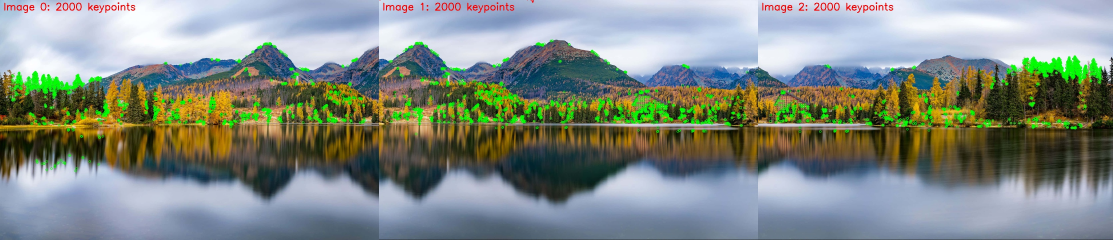
#> input picture images_pan/keypoints_combined.jpg, 3338 x 720 px (shown at 1/3 size)
$ python panaroma_creation.py --input_path images_pan --output_path out
#> lines starting #> are read from the running program, lines starting #| are printed output that depends on the picture
"""
a. Extract Key Points (1 Mark)
    1) Detect key points in overlapping images.
b. Image Stitching (2 Marks)
    1) Use the extracted key points to align and stitch the images into a single panorama.
    2) Provide the final panorama image as output.
"""

import cv2
import numpy as np
import glob
import argparse
import os

def load_images(image_folder):
    """
    Load images of common formats
    """
    # Create patterns for common image formats
    image_extensions = ["*.png", "*.jpg", "*.jpeg", "*.bmp", "*.tiff"]
    image_paths = []

    # Gather all images with supported extensions
    for extension in image_extensions:
        image_paths.extend(glob.glob(f"{image_folder}/{extension}"))

    image_paths = sorted(image_paths)

    images = []
    for path in image_paths:
        img = cv2.imread(path)
        if img is not None:
            images.append(img)
            print(f"Loaded image: {path}")
        else:
            print(f"Warning: Unable to load image at {path}")

    return images

def display_keypoints(images, output_path):
    """
    Detects and displays keypoints for all images side by side.
    """
    orb = cv2.ORB_create(nfeatures=2000)
    keypoint_images = []

    for idx, img in enumerate(images):
        gray = cv2.cvtColor(img, cv2.COLOR_BGR2GRAY)
        kp, des = orb.detectAndCompute(gray, None)
        print(f"Image {idx}: {len(kp)} keypoints detected")

        # Draw keypoints on the image
        img_kp = cv2.drawKeypoints(img, kp, None, color=(0, 255, 0), flags=0)

        # Add a label to the image
        cv2.putText(img_kp, f"Image {idx}: {len(kp)} keypoints", (10, 30), cv2.FONT_HERSHEY_SIMPLEX, 1, (0, 0, 255), 2)
        keypoint_images.append(img_kp)

    # Resize images to the same height
    max_height = max(img.shape[0] for img in keypoint_images)
    resized_images = []

    for img in keypoint_images:
        if img.shape[0] != max_height:
            aspect_ratio = img.shape[1] / img.shape[0]
            new_width = int(max_height * aspect_ratio)
            resized_img = cv2.resize(img, (new_width, max_height))
            resized_images.append(resized_img)
        else:
            resized_images.append(img)

    # Concatenate images horizontally
    if resized_images:
        combined_image = np.hstack(resized_images)
        # cv2.imshow("All Keypoints", combined_image)
        # cv2.waitKey(0)
        # cv2.destroyAllWindows()
        output_path = os.path.join(output_path, "keypoints_combined.jpg")
        cv2.imwrite(output_path, combined_image)
        print(f"Combined keypoints image saved as '{output_path}'")

def stitch_images(images):
    """
    Stitches multiple images into a panorama using OpenCV's built-in Stitcher (SCANS mode).
    """
    stitcher = cv2.Stitcher_create(cv2.Stitcher_SCANS)
    status, panorama = stitcher.stitch(images)
    return panorama

def main():
    parser = argparse.ArgumentParser(description="Create a panorama from overlapping images.")
    parser.add_argument("--input_path", required=True, help="Path to the folder containing input images.")
    parser.add_argument("--output_path", required=True, help="Path to the folder where the panorama will be saved.")
    args = parser.parse_args()

    image_folder = args.input_path
    output_path = args.output_path

    # Create the output directory if it doesn't exist
    if not os.path.exists(output_path):
        os.makedirs(output_path)

    images = load_images(image_folder)
#> in load_images, img is the input picture: shape (720, 3338, 3); mean B, G, R 132.5, 139.7, 130.2
#> images = 2 items
    if len(images) < 2:
        print("Need at least two overlapping images to create a panorama.")
        return

    print(f"Loaded {len(images)} images")
#| Loaded 2 images

    display_keypoints(images, output_path)
#> the loop in display_keypoints, `for idx, img in enumerate(images):` made 2 passes
#| Image 0: 2000 keypoints detected
#| Image 1: 2000 keypoints detected
#> pass 1, in display_keypoints, `gray = cv2.cvtColor(img, cv2.COLOR_BGR2GRAY)`:
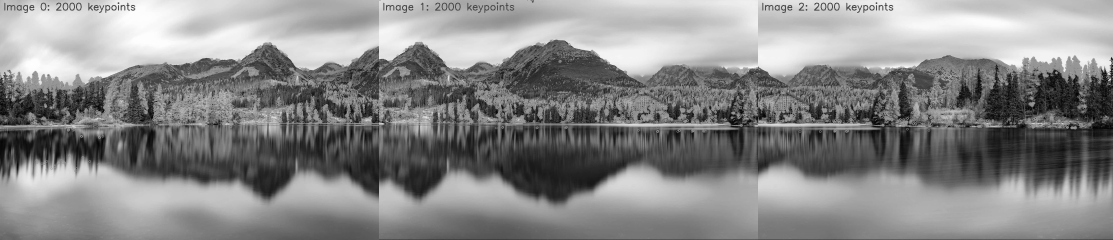
#> gray: shape (720, 3338) (shown at 1/3 size); min 0, max 255, mean 136
#> pass 2, in display_keypoints, `gray = cv2.cvtColor(img, cv2.COLOR_BGR2GRAY)`:
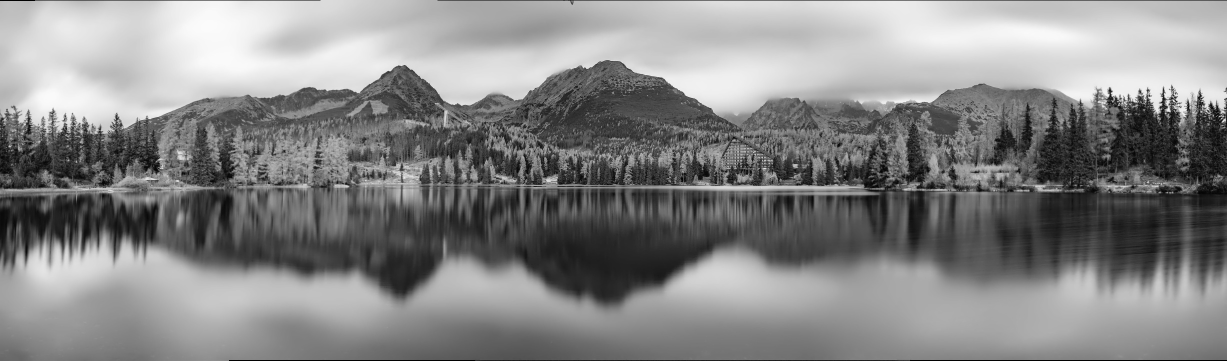
#> gray: shape (721, 2453) (shown at 1/2 size); min 0, max 252, mean 134.4
#> after the loop in display_keypoints, `for idx, img in enumerate(images):`:
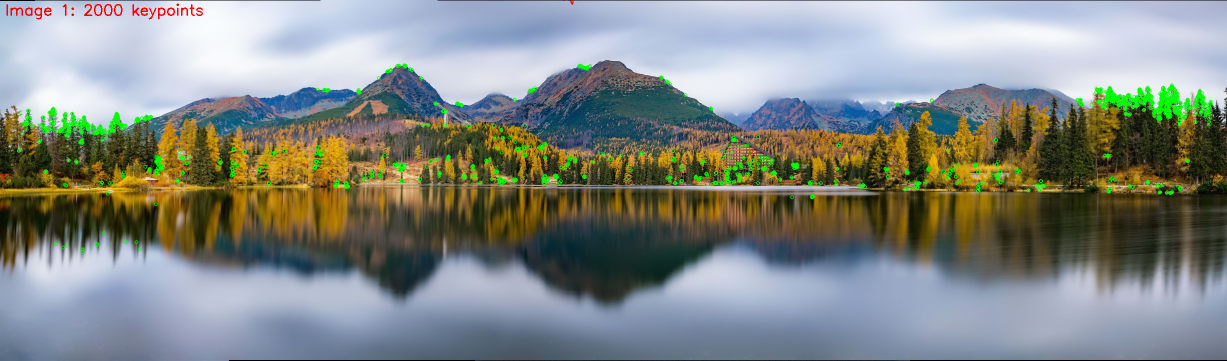
#> img_kp: shape (721, 2453, 3) (shown at 1/2 size); mean B, G, R 131.6, 137, 131.2
#> in display_keypoints, `max_height = max(img.shape[0] for img in keypoint_images)`: max_height = 721
#> the loop in display_keypoints, `for img in keypoint_images:` made 2 passes
#> (aspect_ratio, new_width) on pass 1: (4.64, 3342)
#> pass 1, in display_keypoints, `resized_img = cv2.resize(img, (new_width, max_height))`:
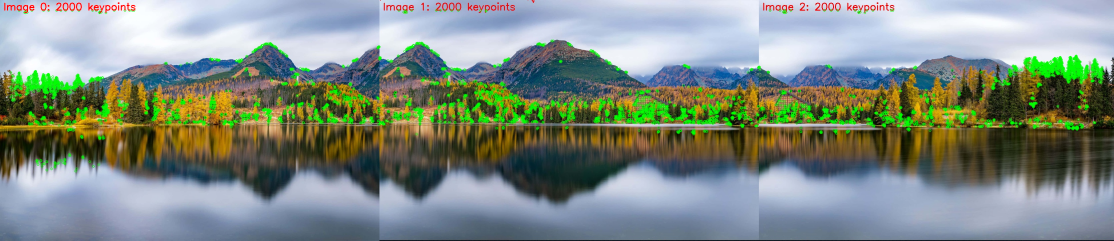
#> resized_img: shape (721, 3342, 3) (shown at 1/3 size); mean B, G, R 131.9, 140.9, 129.3
#> after the loop in display_keypoints, `for img in keypoint_images:`: resized_images = 2 items
#> in display_keypoints, `combined_image = np.hstack(resized_images)`:
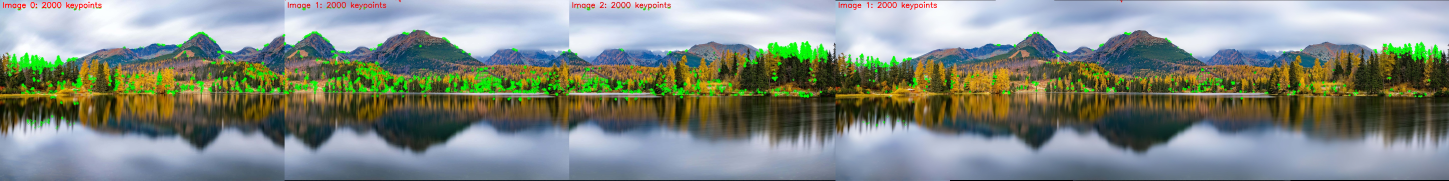
#> combined_image: shape (721, 5795, 3) (shown at 1/4 size); mean of channels 0, 1, 2 131.8, 139.3, 130.1; drawn as B, G, R

    # Try different image resizing to help with stitching
    resized_images = []
    for img in images:
        # Resize images if they are very large
        width = int(img.shape[1] * 0.75)
        height = int(img.shape[0] * 0.75)
        resized_img = cv2.resize(img, (width, height))
        resized_images.append(resized_img)
#> this loop made 2 passes
#> (width, height) on passes 1 to 2: (2503, 540), (1839, 540)
#> pass 1, in main, `resized_img = cv2.resize(img, (width, height))`:
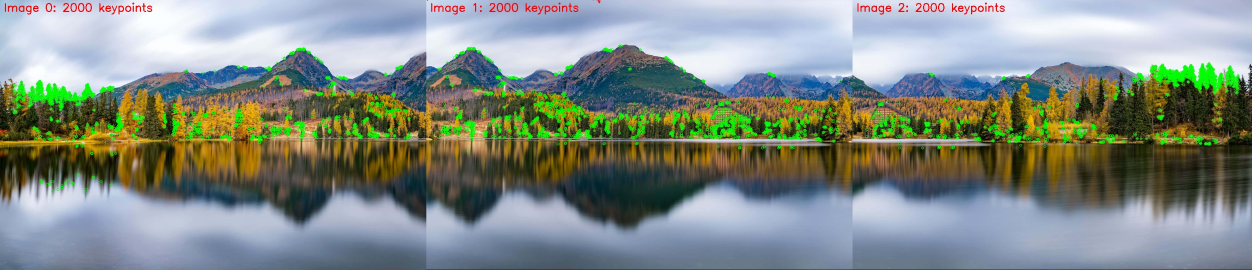
#> resized_img: shape (540, 2503, 3) (shown at 1/2 size); mean B, G, R 132.5, 139.6, 130.1
#> pass 2, in main, `resized_img = cv2.resize(img, (width, height))`:
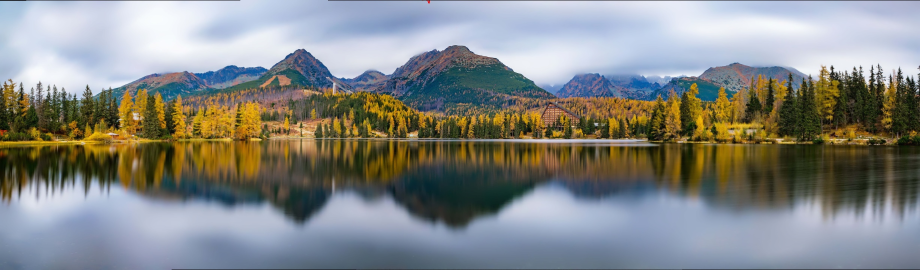
#> resized_img: shape (540, 1839, 3) (shown at 1/2 size); mean B, G, R 133.1, 135.3, 132.7
#> after the loop, resized_images = 2 items

    print("Attempting to stitch images...")
    panorama = stitch_images(images)
#> in stitch_images, `status, panorama = stitcher.stitch(images)`: status = 1

    # If original stitching fails, try with resized images
    if panorama is None:
        print("Trying again with resized images...")
        panorama = stitch_images(resized_images)

    if panorama is not None:
        output_path = os.path.join(output_path, "panorama_result.jpg")
        cv2.imwrite(output_path, panorama)
        print(f"Panorama created and saved as '{output_path}'.")
    else:
        print("Panorama stitching failed. Make sure your images have enough overlap and distinct features.")

if __name__ == "__main__":
    main()
